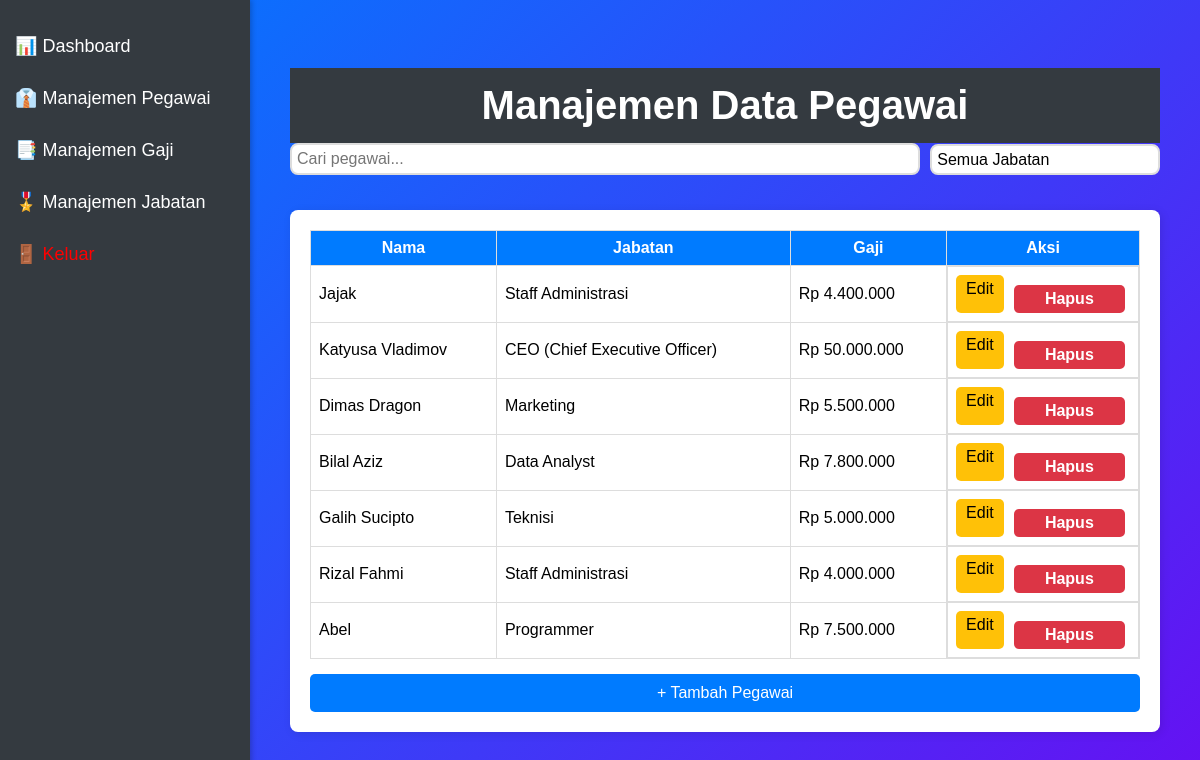
Page /mysql10122423_if-11_kepegawaian/admin/manajemen_data_pegawai.php on the committed database.
### tables this page shows
CREATE TABLE `pegawai` (
  `id_pegawai` int(10) UNSIGNED NOT NULL,
  `id_users` int(10) UNSIGNED NOT NULL,
  `nama` varchar(100) NOT NULL,
  `email` varchar(100) NOT NULL,
  `no_hp` varchar(15) NOT NULL,
  `alamat` text NOT NULL,
  `id_jabatan` int(10) UNSIGNED DEFAULT NULL,
  `tanggal_masuk` date NOT NULL,
  `gaji` decimal(15,2) NOT NULL DEFAULT 0.00,
  `created_at` timestamp NOT NULL DEFAULT current_timestamp(),
  `updated_at` timestamp NOT NULL DEFAULT current_timestamp() ON UPDATE current_timestamp()
);

### mysql10122423_if-11_kepegawaian/admin/manajemen_data_pegawai.php (the view, shortened to what this page needs)
<?php
require '../config/database.php';
$query = "SELECT pegawai.id_pegawai, pegawai.nama, COALESCE(jabatan.nama_jabatan, 'Tidak Ada Jabatan') AS nama_jabatan, pegawai.gaji
          FROM pegawai
          LEFT JOIN jabatan ON pegawai.id_jabatan = jabatan.id_jabatan";
$result = $conn->query($query);
?>
<!DOCTYPE html>
<html lang="id">
<head>
    <link rel="stylesheet" href="../css/style.css">
</head>
<body>
    <div class="sidebar">
        <a href="index_admin.php">📊 Dashboard</a>
        <a href="manajemen_data_pegawai.php">👔 Manajemen Pegawai</a>
        <a href="manajemen_gaji.php">📑 Manajemen Gaji</a>
        <a href="manajemen_jabatan.php">🎖️ Manajemen Jabatan</a>
        <a href="../login.php" style="color: red;">🚪 Keluar</a>
    </div>
    <div class="main-content">
        <div class="header">
            <h1>Manajemen Data Pegawai</h1>
        </div>
        <div class="dashboard-container">
            <div class="filter-container">
                <input type="text" id="searchBox" placeholder="Cari pegawai..." onkeyup="filterData()">
                <select id="filterJabatan" class="filter-select" onchange="filterData()">
                    <option value="">Semua Jabatan</option>
                </select>
            </div>
            <div class="pegawai-table-container">
                <table class="pegawai-table">
                    <thead>
                        <tr>
                            <th>Nama</th>
                            <th>Jabatan</th>
                            <th>Gaji</th>
                            <th>Aksi</th>
                        </tr>
                    </thead>
                    <tbody id="pegawaiTableBody">
                        <?php while ($row = $result->fetch_assoc()): ?>
                        <tr>
                            <td><?= htmlspecialchars($row['nama']) ?></td>
                            <td><?= htmlspecialchars($row['nama_jabatan']) ?></td>
                            <td>Rp <?= number_format($row['gaji'], 0, ',', '.') ?></td>
                            <td class="action-buttons">
                                <a href="form_pegawai.php?id=<?= $row['id_pegawai']; ?>" class="btn-action btn-edit">Edit</a>
                                <button class="btn-action btn-delete" onclick="confirmDelete(<?= $row['id_pegawai']; ?>, '<?= $row['nama']; ?>')">Hapus</button>
                            </td>
                        </tr>
                        <?php endwhile; ?>
                    </tbody>
                </table>
                <a href="form_pegawai.php" class="btn-add">+ Tambah Pegawai</a>
            </div>
        </div>
    </div>
</body>
</html>

### mysql10122423_if-11_kepegawaian/css/style.css (style rules this page uses)
* { margin: 0; padding: 0; box-sizing: border-box; font-family: "Poppins", sans-serif; }
body { display: flex; justify-content: center; align-items: center; min-height: 100vh; background: linear-gradient(135deg, #007bff, #6610f2); padding: 20px; }
input, select { width: 100%; padding: 10px 15px; border: 2px solid #ddd; border-radius: 8px; font-size: 16px; transition: 0.3s; }
select { appearance: none; background-color: #fff; cursor: pointer; }
button { max-width: 400px; width: 100%; padding: 12px; background: linear-gradient(135deg, #007bff, #6610f2); color: white; border: none; border-radius: 8px; cursor: pointer; font-size: 16px; font-weight: bold; transition: 0.3s; margin-top: 10px; }
body { display: flex; min-height: 100vh; background: linear-gradient(135deg, #007bff, #6610f2); }
.sidebar { width: 250px; height: 100vh; background: #343a40; color: white; padding-top: 20px; position: fixed; left: 0; top: 0; box-shadow: 2px 0 5px rgba(0, 0, 0, 0.2); }
.sidebar a { display: block; padding: 15px; text-decoration: none; color: white; font-size: 18px; transition: 0.3s; }
.main-content { margin-left: 250px; width: calc(100% - 250px); padding: 20px; }
.header { background: #343a40; color: white; padding: 15px 20px; text-align: center; font-size: 20px; }
.dashboard-container { display: flex; flex-direction: column; gap: 20px; }
table { width: 100%; border-collapse: collapse; }
table, th, td { border: 1px solid #ddd; padding: 8px; }
th { background: #007bff; color: white; }
.pegawai-table-container { background: white; padding: 20px; border-radius: 8px; box-shadow: 2px 2px 10px rgba(0, 0, 0, 0.1); }
.pegawai-table { width: 100%; border-collapse: collapse; }
.pegawai-table, .pegawai-table th, .pegawai-table td { border: 1px solid #ddd; padding: 8px; }
.pegawai-table th { background: #007bff; color: white; }
.btn-add { background: #007bff; color: white; padding: 10px 15px; text-decoration: none; border-radius: 5px; display: block; margin-top: 15px; text-align: center; }
.btn-action { padding: 5px 10px; border-radius: 5px; text-decoration: none; margin-right: 5px; display: inline-block; }
.btn-edit { background: #ffc107; color: black; }
.btn-delete { background: #dc3545; color: white; border: none; cursor: pointer; }
.filter-container { display: flex; align-items: center; gap: 10px; margin-bottom: 15px; }
.filter-container input { flex: 2; padding: 5px; }
.filter-container .filter-select { flex: 0.7; padding: 5px; }
.action-buttons { display: flex; gap: 5px; }
.filter-container select { flex: 1; padding: 5px; }

### rows in the picture
pegawai: nama "Jajak", nama_jabatan "Staff Administrasi", gaji "4.400.000"
pegawai: nama "Katyusa Vladimov", nama_jabatan "CEO (Chief Executive Officer)", gaji "50.000.000"
pegawai: nama "Dimas Dragon", nama_jabatan "Marketing", gaji "5.500.000"
pegawai: nama "Bilal Aziz", nama_jabatan "Data Analyst", gaji "7.800.000"
pegawai: nama "Galih Sucipto", nama_jabatan "Teknisi", gaji "5.000.000"
pegawai: nama "Rizal Fahmi", nama_jabatan "Staff Administrasi", gaji "4.000.000"
pegawai: nama "Abel", nama_jabatan "Programmer", gaji "7.500.000"
